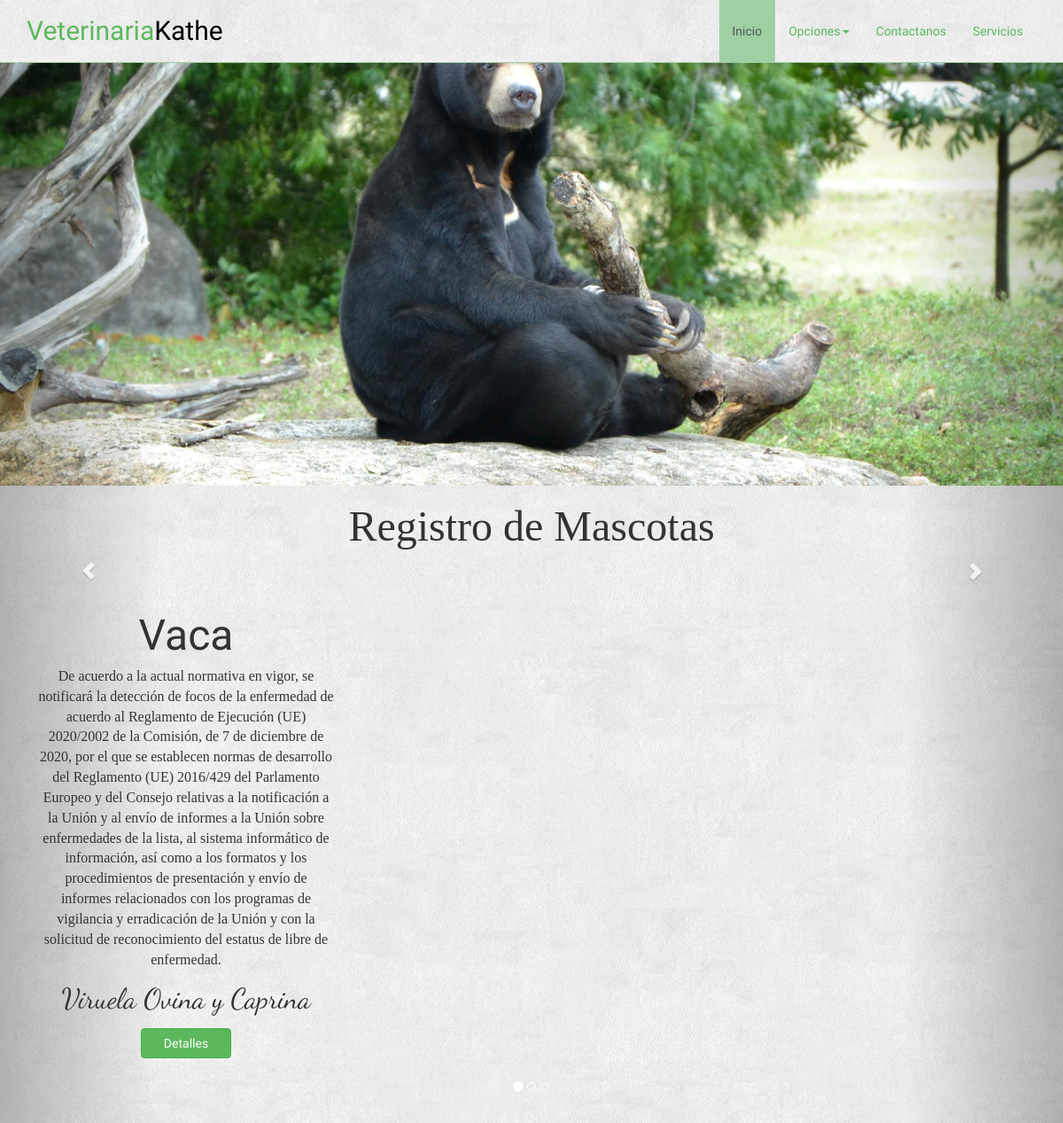
The page / on the database its author committed.
### apps/Veterinaria/models.py (models this page shows, shortened)
class animales(models.Model):
    pk_colores = models.AutoField(primary_key=True, null=False, blank=False)
    nombre = models.CharField(max_length= 50, null=False, blank=False)
    fk_especies = models.ForeignKey(especies, on_delete=models.CASCADE, null=False, blank=False)
    fk_razas = models.ForeignKey(razas, on_delete=models.CASCADE, null=False, blank=False)
    diagnostico = models.CharField(max_length=500, null=False, blank=False)
    medicamentos = models.IntegerField(null=False, blank=False)
    descripcion = models.TextField(null=False, blank=False)
    imagen = models.URLField(max_length=8000, blank=False, null=False, default='https://i.ibb.co/0JZN3GS/6034d7d1f3e0f54a99b2b2bd-Mujercitas-louisa-may-alcott-editorial-alma.jpg')
    class Meta:
        verbose_name = 'animales'
        verbose_name_plural = 'animaless'
        ordering = ['nombre']

### apps/Veterinaria/views.py (the view)
# urls.py: path('', index, name='index'),
def index(request):
    allproduct = animales.objects.all()
    return render(request, 'index.html', {'AnimalesStock':allproduct})

### templates/index.html (shortened to what this page needs)
{%load static%}
<!DOCTYPE html>
<html>
  <head>
    <link href="{% static 'css/bootstrap.css'%}" rel="stylesheet">
    <link href="{% static 'css/bootshape.css'%}" rel="stylesheet">
  </head>
  <body>
    <div class="navbar navbar-default navbar-fixed-top" role="navigation">
      <div class="container">
        <div class="navbar-header">
          <a class="navbar-brand" href="#"><span class="green"><font face="Princess Sofia" size="" color="">Veterinaria</font></span><font face="Princess Sofia" size="" color="">Kathe</font></a>
        </div>
        <nav role="navigation" class="collapse navbar-collapse navbar-right">
          <ul class="navbar-nav nav">
            <li class="active"><a href="#"><font face="Mountains of Christmas">Inicio</font></a></li>
            <li class="dropdown">
              <a data-toggle="dropdown" href="#" class="dropdown-toggle"><font face="Mountains of Christmas">Opciones</font><b class="caret"></b></a>
            </li>
            <li><a href="#"><font face="Mountains of Christmas">Contactanos</font></a></li>
            <li><a href="#"><font face="Mountains of Christmas">Servicios</font></a></li>
          </ul>
        </nav>
      </div>
    </div>
        <ol class="carousel-indicators">
          <li data-target="#carousel-example-generic" data-slide-to="0" class="active"></li>
          <li data-target="#carousel-example-generic" data-slide-to="1"></li>
          <li data-target="#carousel-example-generic" data-slide-to="2"></li>
        </ol>
        <div class="carousel-inner">
          <div class="item active">
            <img src="{% static 'img/carousel1.jpg'%}" alt="">
            <div class="carousel-caption">
            </div>
          </div>
        </div>
        <a class="left carousel-control" href="#carousel-example-generic" data-slide="prev">
          <span class="glyphicon glyphicon-chevron-left"></span>
        </a>
        <a class="right carousel-control" href="#carousel-example-generic" data-slide="next">
          <span class="glyphicon glyphicon-chevron-right"></span>
        </a>
    <h3 class="text-center"><font face="Cormorant Upright" size="9" color="">Registro de Mascotas</font></h3>
   {%if AnimalesStock%}
   {%for arrayproduct in AnimalesStock%}
    <div class="container thumbs">
      <div class="col-sm-6 col-md-4">
        <div class="thumbnail">
          <div class="caption text-center">
            <font face="Mountains of Christmas" size="30" class="text-dark">{{arrayproduct.nombre}}</font>
            <p class="text-justify text-dark"><font face="Cormorant Upright" size="3">{{arrayproduct.descripcion}}</font></p>
            <p class="price font-weight-bold"><span><font face="Dancing Script" size="6">{{arrayproduct.diagnostico}}</font></span></p>
            <div class="btn-toolbar text-center">
              <a href="#" role="button" class="btn btn-success"><font face="Mountains of Christmas" size="" color="">Detalles</font></a>
            </div>
          </div>
        </div>
      </div>
      {%endfor%}
      {%endif%}
  </body>
</html>

### static/css/bootshape.css (style rules this page uses)
body { background-image:url('../img/bg.png'); background-repeat:repeat; }
.navbar { background-image:url('../img/bg.png'); background-repeat:repeat; }
.green { color: #5cb85c; }
.thumbs { padding: 40px 0; }

### rows shown on the page
animales: nombre "Vaca", descripcion "De acuerdo a la actual normativa en vigor, se notificará la detección de focos de la enfermedad de acuerdo al Reglamento de Ejecución (UE) 2020/2002 de la Comisión, de 7 de diciembre de 2020, por el que se establecen normas de desarrollo del Reglamento (UE) 2016/429 del Parlamento Europeo y del Consejo relativas a la notificación a la Unión y al envío de informes a la Unión sobre enfermedades de la lista, al sistema informático de información, así como a los formatos y los procedimientos de presentación y envío de informes relacionados con los programas de vigilancia y erradicación de la Unión y con la solicitud de reconocimiento del estatus de libre de enfermedad.", diagnostico "Viruela Ovina y Caprina"
